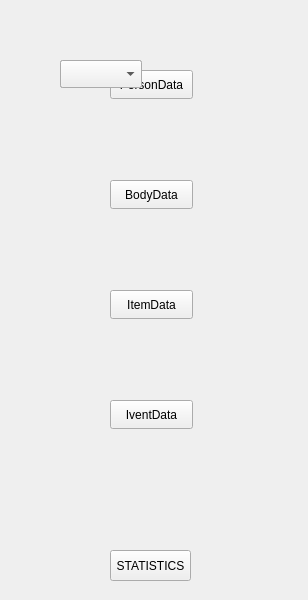
<?xml version="1.0" encoding="UTF-8"?>
<ui version="4.0">
 <class>Widget</class>
 <widget class="QWidget" name="Widget">
  <property name="geometry">
   <rect>
    <x>0</x>
    <y>0</y>
    <width>308</width>
    <height>600</height>
   </rect>
  </property>
  <property name="font">
   <font>
    <stylestrategy>PreferDefault</stylestrategy>
   </font>
  </property>
  <property name="windowTitle">
   <string>Statistics</string>
  </property>
  <widget class="QPushButton" name="pushButton">
   <property name="geometry">
    <rect>
     <x>110</x>
     <y>550</y>
     <width>81</width>
     <height>31</height>
    </rect>
   </property>
   <property name="text">
    <string>STATISTICS</string>
   </property>
  </widget>
  <widget class="QPushButton" name="pushButton_2">
   <property name="enabled">
    <bool>true</bool>
   </property>
   <property name="geometry">
    <rect>
     <x>110</x>
     <y>70</y>
     <width>83</width>
     <height>29</height>
    </rect>
   </property>
   <property name="inputMethodHints">
    <set>Qt::ImhNone</set>
   </property>
   <property name="text">
    <string>PersonData</string>
   </property>
  </widget>
  <widget class="QPushButton" name="pushButton_3">
   <property name="geometry">
    <rect>
     <x>110</x>
     <y>180</y>
     <width>83</width>
     <height>29</height>
    </rect>
   </property>
   <property name="text">
    <string>BodyData</string>
   </property>
  </widget>
  <widget class="QPushButton" name="pushButton_4">
   <property name="geometry">
    <rect>
     <x>110</x>
     <y>290</y>
     <width>83</width>
     <height>29</height>
    </rect>
   </property>
   <property name="text">
    <string>ItemData</string>
   </property>
  </widget>
  <widget class="QPushButton" name="pushButton_5">
   <property name="geometry">
    <rect>
     <x>110</x>
     <y>400</y>
     <width>83</width>
     <height>29</height>
    </rect>
   </property>
   <property name="text">
    <string>IventData</string>
   </property>
  </widget>
  <widget class="QComboBox" name="comboBox">
   <property name="geometry">
    <rect>
     <x>60</x>
     <y>60</y>
     <width>82</width>
     <height>28</height>
    </rect>
   </property>
  </widget>
  <widget class="QComboBox" name="comboBox_2">
   <property name="geometry">
    <rect>
     <x>60</x>
     <y>60</y>
     <width>82</width>
     <height>28</height>
    </rect>
   </property>
  </widget>
  <widget class="QComboBox" name="comboBox_3">
   <property name="geometry">
    <rect>
     <x>60</x>
     <y>60</y>
     <width>82</width>
     <height>28</height>
    </rect>
   </property>
  </widget>
  <widget class="QComboBox" name="comboBox_4">
   <property name="geometry">
    <rect>
     <x>60</x>
     <y>60</y>
     <width>82</width>
     <height>28</height>
    </rect>
   </property>
  </widget>
 </widget>
 <resources/>
 <connections/>
</ui>
